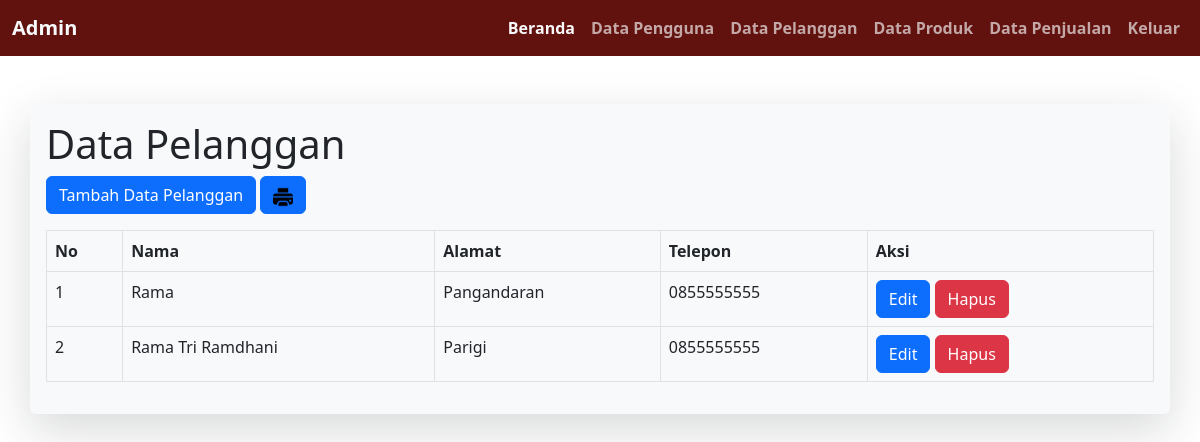
The page /pelanggan/data_pelanggan.php (signed in) on the database its author committed.
### tables this page shows
CREATE TABLE `pelanggan` (
  `id_pelanggan` int(11) NOT NULL,
  `nama` varchar(50) NOT NULL,
  `alamat` varchar(225) NOT NULL,
  `telepon` varchar(20) NOT NULL
);

### pelanggan/data_pelanggan.php (the view, shortened to what this page needs)
<!DOCTYPE html>
<html>
<head>
	<link rel="stylesheet" type="text/css" href="../bootstrap/css/bootstrap.css">
</head>
<body style="background-image: url('../img/bg3.png'); background-size:30em;">
<?php
include '../header.php';
?>
	<div class="container content-wrapper border-start-9 shadow-lg p-3 mt-5 bg-body-tertiary rounded" style="" >
		<div style=""><h1>Data Pelanggan</h1>
			<div class="">
				<a href="tambah_pelanggan.php" class="tombol"><button class="btn btn-primary mb-3" style="">Tambah Data Pelanggan</button></a>
				<a href="print.php" target="_blank" class="tombol"><button class="btn btn-primary mb-3" style=""><img src="../img/print.png" alt="print" style="width:20px; color:white;"></button></a>
			</div>
		</div>
		<div class="table-responsive">
			<table border="1" class="table table-bordered table-hover" >
				<tr>
					<th>No</th>
					<th>Nama</th>
					<th>Alamat</th>
					<th>Telepon</th>
					<th>Aksi</th>
				</tr>
				<?php
				include "../koneksi.php";
				$result = mysqli_query($koneksi,"SELECT * from pelanggan ");
				$nomor = 1;
				while ($data = mysqli_fetch_assoc($result)) {
				?>
				<tr>
					<td><?php echo $nomor++; ?></td>
					<td><?php echo $data['nama']; ?></td>
					<td><?php echo $data['alamat']; ?></td>
					<td><?php echo $data['telepon']; ?></td>
					<td>
						<a class="edit" href="edit_pelanggan.php?id_pelanggan=<?php echo $data['id_pelanggan']; ?>"><button class="btn btn-primary">Edit</button></a>
						<a class="hapus" href="hapus_pelanggan.php?id_pelanggan=<?php echo $data['id_pelanggan']; ?>"><button class="btn btn-danger">Hapus</button></a>
					</td>
				</tr>
				<?php } ?>
			</table>
		</div>
	</div>
    <br>
</body>
</html>

### rows shown on the page
pelanggan: nama "Rama", alamat "Pangandaran", telepon "0855555555"
pelanggan: nama "Rama Tri Ramdhani", alamat "Parigi", telepon "0855555555"
